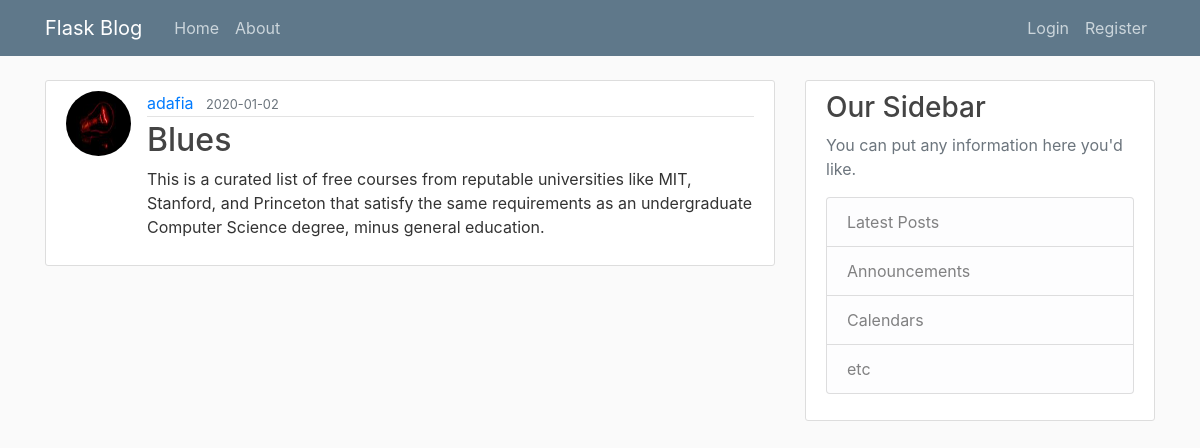
Page /post/5 on the earlier database version.
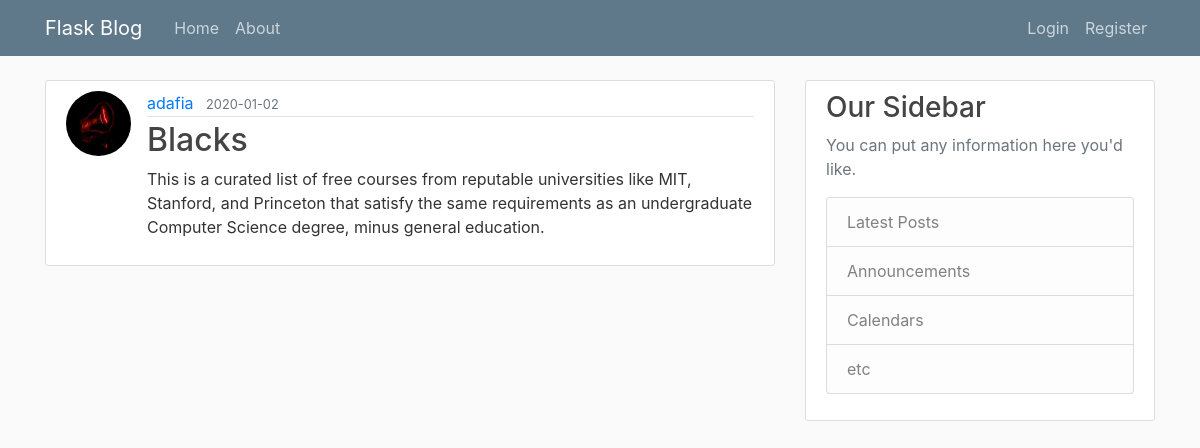
Same page on the later database version.
### flaskblog/models.py (models this page shows, shortened)
class Post(db.Model):
    id = db.Column(db.Integer, primary_key=True)
    title = db.Column(db.String(100), nullable=False)
    date_posted = db.Column(db.DateTime, nullable=False,
                            default=datetime.utcnow)
    content = db.Column(db.Text, nullable=False)
    user_id = db.Column(db.Integer, db.ForeignKey('user.id'), nullable=False)

### flaskblog/posts/routes.py (the view)
@posts.route('/post/<int:post_id>')
def post(post_id):
    post = Post.query.get_or_404(post_id)
    return render_template('post.html', title=post.title, post=post)

### flaskblog/templates/post.html (shortened to what this page needs)
{% extends "layout.html" %}
{% block content %}
<article class="media content-section">
    <img class="rounded-circle article-img"
        src="{{ url_for('static', filename='profile_pics/' + post.author.image_file) }}">
    <div class="media-body">
        <div class="article-metadata">
            <a class="mr-2" href="{{ url_for('users.user_posts', username=post.author.username) }}">{{ post.author.username }}</a>
            <small class="text-muted">{{ post.date_posted.strftime('%Y-%m-%d') }}</small>
        </div>
        <h2 class="article-title">{{ post.title }}</h2>
        <p class="article-content">{{ post.content }}</p>
    </div>
</article>
{% endblock content %}

Differences in the rows shown:
changed Post: title "Blues" → "Blacks"
